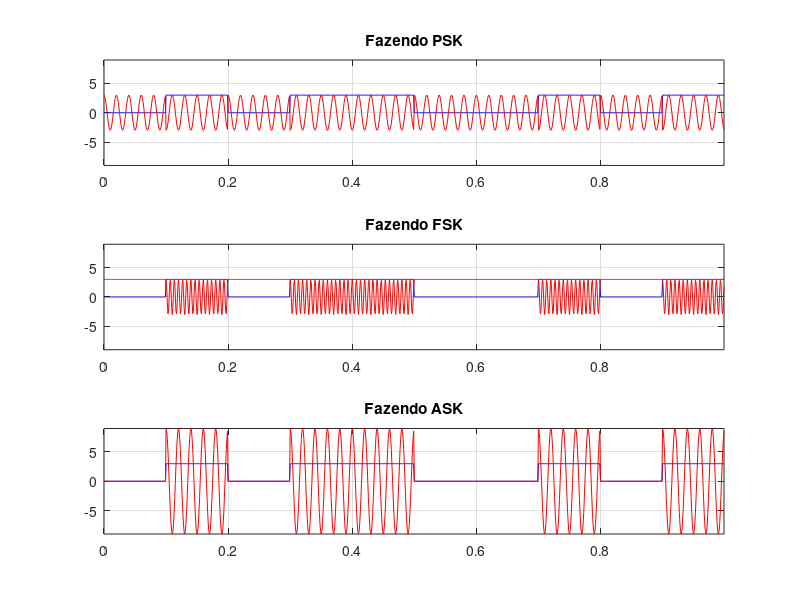

MATLAB code to generate this figure:
clear all; close all; clc;
pkg load signal;

% Conceituando o cosseno

fc = 50;                        % Frequência do sinal (1000 Hz)
T = 1/fc;                       % Período do sinal
phi = 0;                        % Fase do sinal (0 radianos)
A = 3;                          % Amplitude do sinal
amostras_periodo = 20;                % Quantidade de amostras por período da portadora
periodos_pulso_NRZ = 5;                 % Quantidade de períodos por pulso
N = amostras_periodo * periodos_pulso_NRZ;    % Quantiadde de amostras por pulso
M = 2;

% Fazendo o RZ
info = [0 1 0 1 1 0 0 1 0 1];
info_up = upsample(info,N);
filtroRZ = ones(1,N);
info_RZ = filter(filtroRZ,1,info_up) * A;

% Definindo parâmetros de amostragem e criando o vetor tempo

fs = amostras_periodo * fc;           % Frequência de amostragem (40 vezes a frequência do sinal)
ts = 1/fs;
t = (0:length(info_RZ)-1) * ts;



% Criando os sinais modulados
s_t_psk = A * cos(2 * pi * fc * t + (2 * pi * info_RZ) / M);
s_t_fsk = A * cos(2 * pi * fc * info_RZ .* t);
s_t_ask = A * info_RZ .* cos(2 * pi * fc * t);

% Fazendo os plots
figure(1);

subplot(311)
plot(t, info_RZ, 'b');
hold on;
plot(t, s_t_psk, 'r');
xlim([0, max(t)]);
ylim([-3*A, 3*A]);
title('Fazendo PSK');
grid on;

subplot(312)
plot(t, info_RZ, 'b');
hold on;
plot(t, s_t_fsk, 'r');
xlim([0, max(t)]);
ylim([-3*A, 3*A]);
title('Fazendo FSK');
grid on;

subplot(313)
plot(t, info_RZ, 'b');
hold on;
plot(t, s_t_ask, 'r');
xlim([0, max(t)]);
ylim([-3*A, 3*A]);
title('Fazendo ASK');
grid on;
